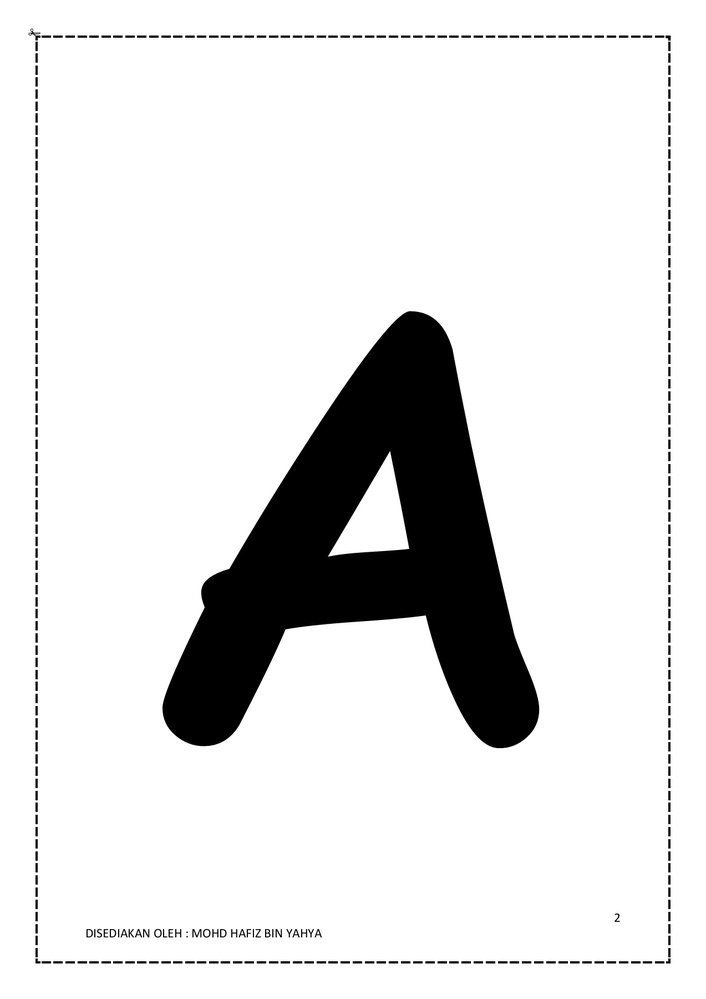
#> input picture PCD-Praktik-master/Geometri/a.jpg, 706 x 999 px, shrunk from 1273 x 1800 before the run
$ python rotasitest.py
#> lines starting #> are read from the running program, lines starting #| are printed output that depends on the picture
from PIL import Image
from math import sin, cos
import os

os.chdir("Geometri/")


def rotasi(derajat):
#> called with derajat = 20
    CITRA = Image.open('a.jpg')
#> CITRA is the input picture: PIL image 706x999 RGB; min 0, max 255, mean 226.4
    PIXEL = CITRA.load()

    ukuran_horizontal = CITRA.size[0]
#> ukuran_horizontal = 706
    ukuran_vertikal = CITRA.size[1]
#> ukuran_vertikal = 999

    CITRA_BARU = Image.new("RGB", (ukuran_horizontal, ukuran_vertikal))
#> CITRA_BARU: PIL image 706x999 RGB; every value is 0
    PIXEL_BARU = CITRA_BARU.load()

    x_tengah = ukuran_horizontal // 2
#> x_tengah = 353
    y_tengah = ukuran_vertikal // 2
#> y_tengah = 499

    for x in range(ukuran_horizontal):
        for y in range(ukuran_vertikal):
            # theta == radian
            theta = derajat * 22/7 / 180

            # rumus rotasi dengan pusat rotasi bebas (disini tengah)
            # sumber: https://homepages.inf.ed.ac.uk/rbf/HIPR2/rotate.htm
            x_baru = (cos(theta) * (x - x_tengah) - sin(theta)
                      * (y - y_tengah) + x_tengah)
            y_baru = (sin(theta) * (x - x_tengah) + cos(theta)
                      * (y - y_tengah) + y_tengah)

            # rumus rotasi dengan pusat rotasi (0, 0)
            # dari buku rinaldi munir
            # x_baru = x*cos(theta) - y*sin(theta)
            # y_baru = x*cos(theta) + y*cos(theta)

            if (x_baru >= ukuran_horizontal or y_baru >= ukuran_vertikal
                    or x_baru < 0 or y_baru < 0):
                PIXEL_BARU[x, y] = (0, 0, 0)
            else:
                PIXEL_BARU[x, y] = PIXEL[x_baru, y_baru]

    print(ukuran_horizontal)
#| 706
    nama_setelah_disave = 'gambar_rotasi_' + str(derajat) + '.jpg'
    CITRA_BARU.save(nama_setelah_disave)
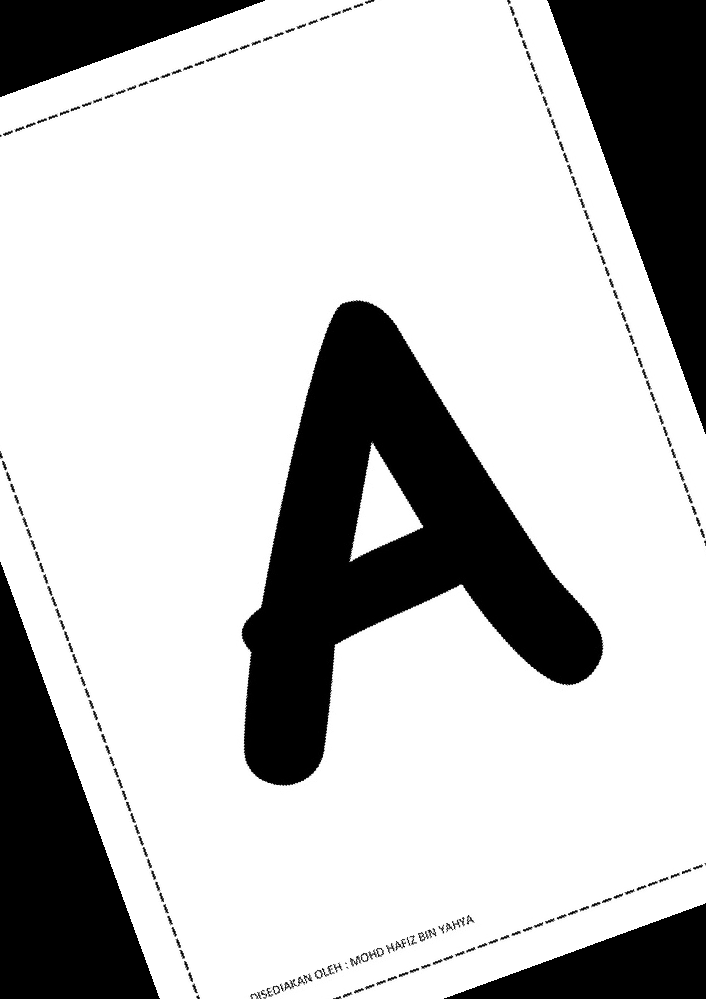
#> saved as gambar_rotasi_20.jpg: PIL image 706x999 RGB; min 0, max 255, mean 192.8


rotasi(20)

$ run again, with PCD-Praktik-master/Geometri/gambar_rotasi_20.jpg copied over PCD-Praktik-master/Geometri/a.jpg
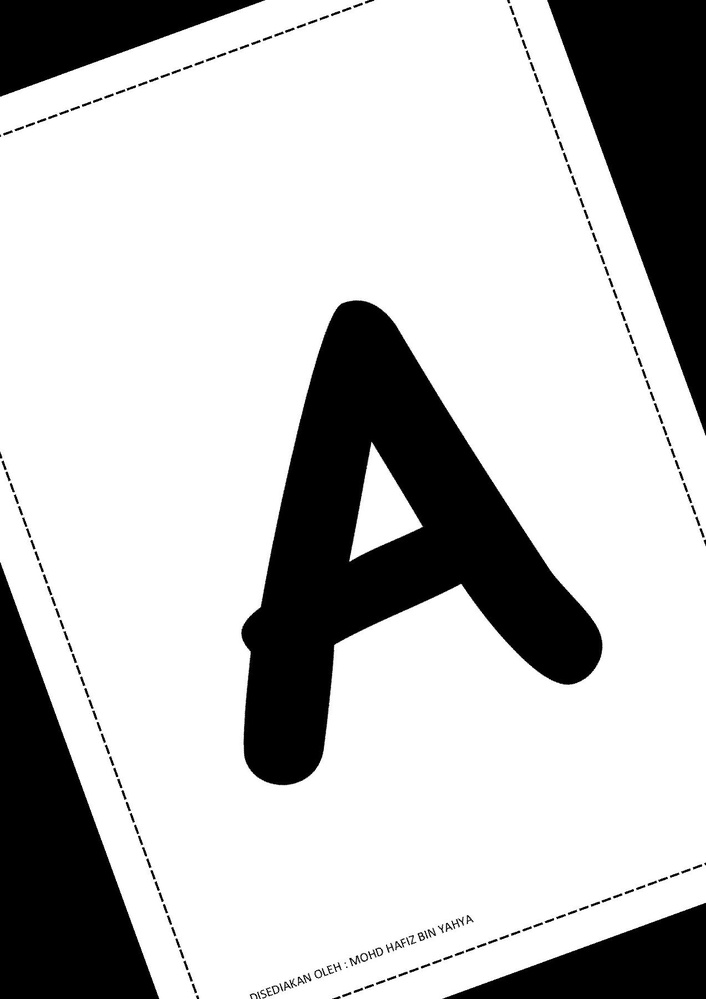
#> input picture PCD-Praktik-master/Geometri/gambar_rotasi_20.jpg, 706 x 999 px, shrunk from 1273 x 1800 before the run
#> in rotasi, CITRA is the input picture: PIL image 706x999 RGB; min 0, max 255, mean 192.8
#> CITRA_BARU: PIL image 706x999 RGB; every value is 0
#| 706
#> in rotasi, `CITRA_BARU.save(nama_setelah_disave)`:
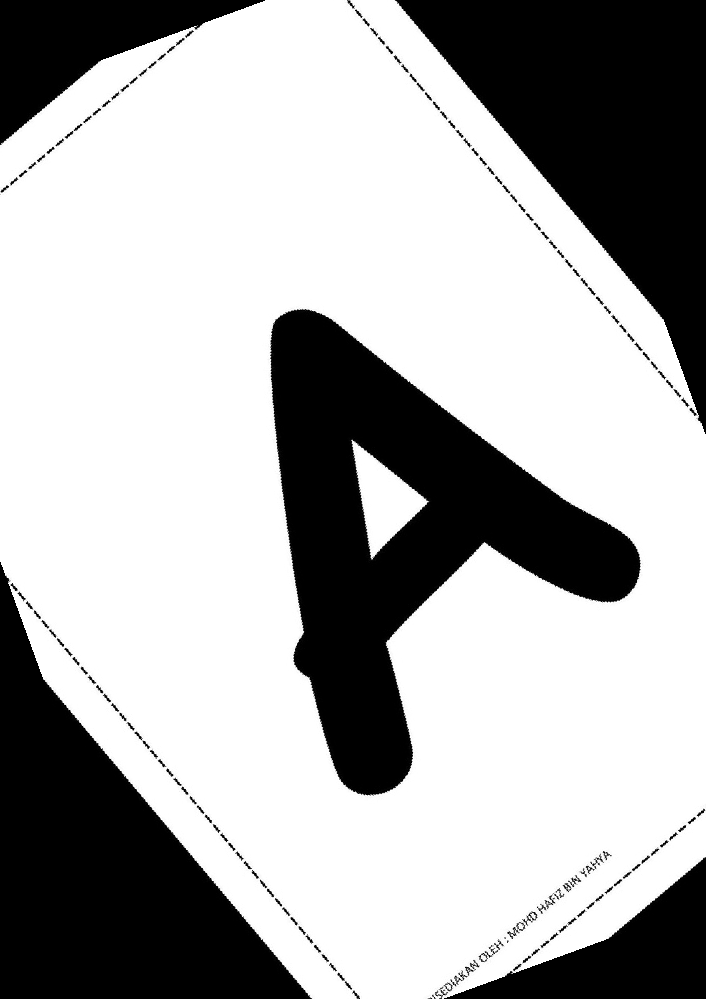
#> saved as gambar_rotasi_20.jpg: PIL image 706x999 RGB; min 0, max 255, mean 173.7
